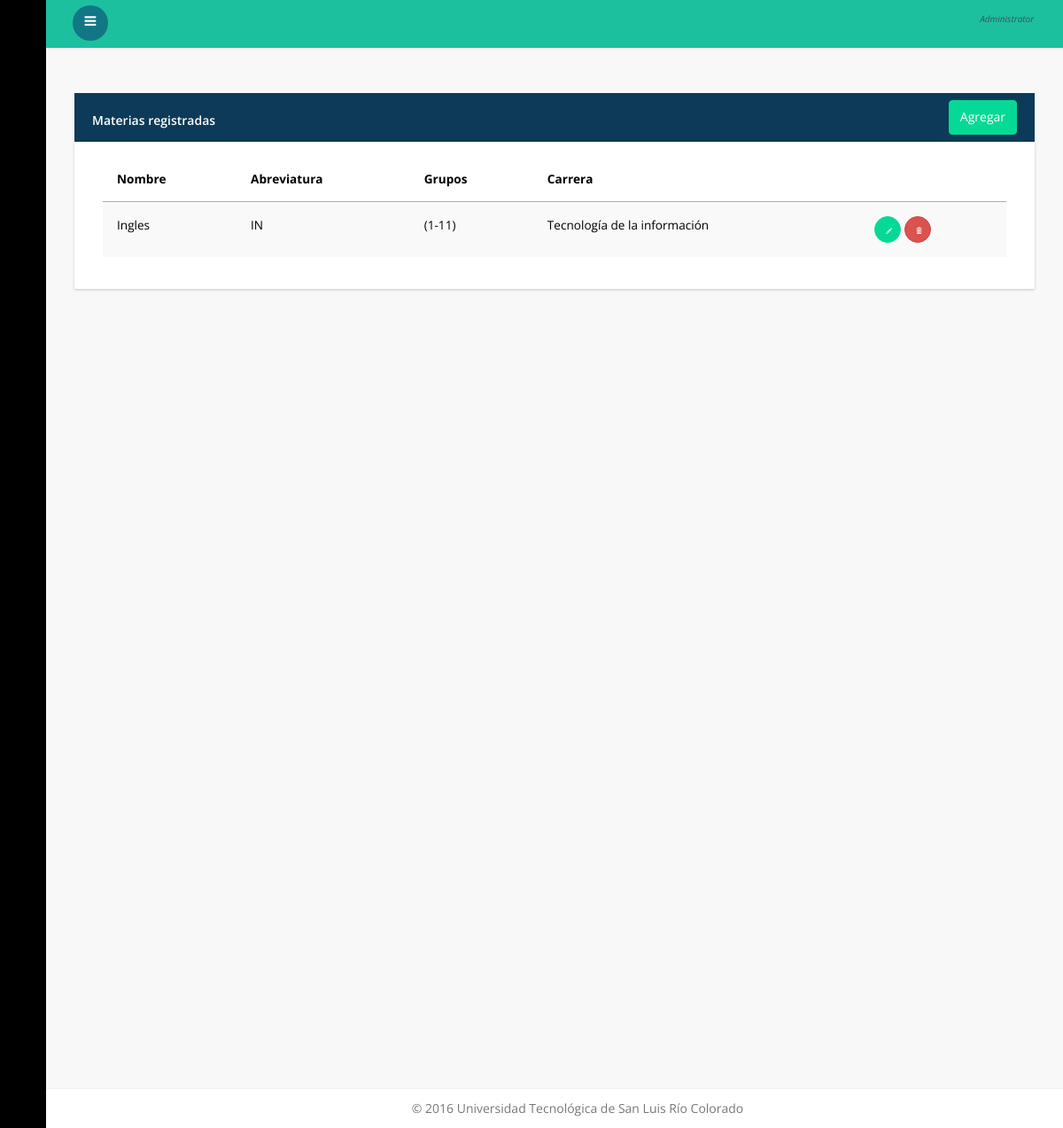
The app's page /materias/consultar, older data.
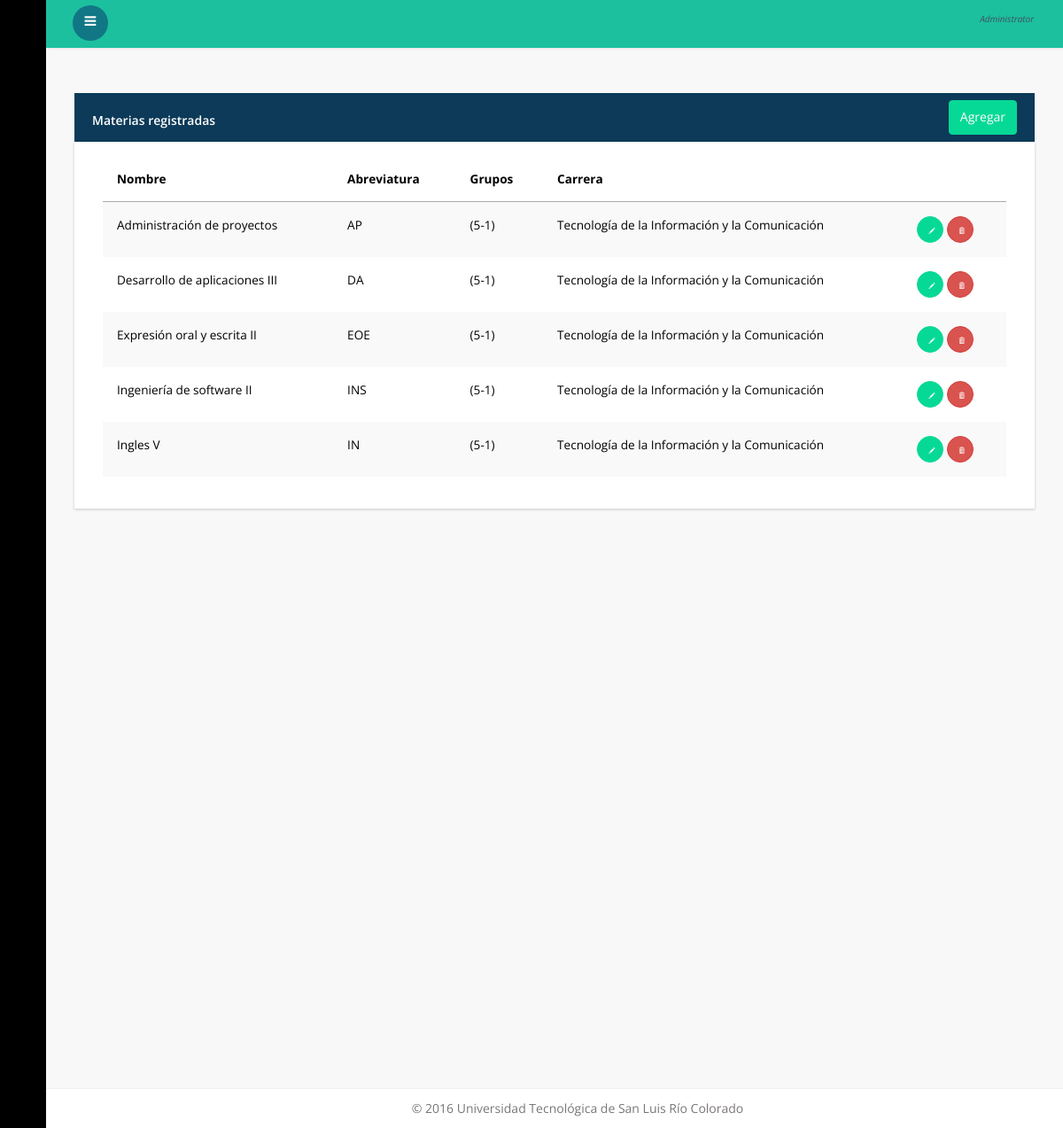
The same page, newer data.
### main/models.py (models this page shows, shortened)
class Materia(models.Model):
	Nombre = models.CharField(null=False, max_length=100)
	Abrev_materia = models.CharField("Abreviatura",null=True, max_length=10)
	Grupos = models.ManyToManyField(Grupo)
	Carrera = models.ForeignKey(Carrera,null=True)

class Grupo(models.Model):
	Grupo = models.CharField(null=True, max_length=100)
	Cuatrimestre = models.IntegerField(null=False,default=0)

class Carrera(models.Model):
	Nombre = models.CharField(null=False, max_length=100)
	Abrev_carrera = models.CharField("Abreviatura",null=False, max_length=10)

### main/views.py (the view)
# urls.py: url(r'^materias/consultar$', views.MateriaConsultar, name='materia_consultar'),
def MateriaConsultar(request):
    materias = models.Materia.objects.all().order_by('Nombre')
    return render(request, 'Administrativo/materias/consultar.html', {'materias' : materias})

### templates/administrativo/materias/consultar.html (shortened to what this page needs)
{% extends 'base_admin.html' %}
{% load bootstrap3 %}
{% block body %}
<div class="panel panel-ut" data-widget="{&quot;draggable&quot;: &quot;false&quot;}" data-widget-static="">
    <div class="panel-heading">
        Materias registradas
         <a href="{% url 'main:materia_alta' %}" style="margin-top: -13px" class="btn btn-warning warning_22 pull-right">Agregar</a>
    </div>
    <div class="panel-body no-padding" style="display: block;">
        <table class="table table-striped">
            <thead >
            <tr>
                <th>Nombre</th>
                <th>Abreviatura</th>
                <th>Grupos</th>
                <th>Carrera</th>
                <th></th>
            </tr>
            </thead>
            <tbody>
                {% for materia in materias %}
                    <tr>
                        <td>{{ materia.Nombre }} </td>
                        <td>{{ materia.Abrev_materia }} </td>
                        <td>
                            {% for grupo  in materia.Grupos.all %}
                                ({{grupo.Cuatrimestre}}-{{grupo.Grupo}})
                            {% endfor %}
                        </td>
                        <td>{{ materia.Carrera.Nombre }} </td>
                        <td>
                            <button type="button" class="btn btn-warning btn-circle" onclick="window.location='{% url 'main:materia_editar' id=materia.id %}'"><i class="glyphicon glyphicon-pencil"></i>
                            </button>
                            <button type="button" class="btn btn-danger btn-circle" class="alert btn btn-danger btn-circle" data-toggle="confirm" data-title="Desea eliminar materia?" onclick="{% url 'main:materia_eliminar' id=materia.id %}"><i class="glyphicon glyphicon-trash"></i></button>
                        </td>
                    </tr>
                      {% empty %}
                            <div class="alert alert-dismissible alert-warning">
                            <button type="button" class="close" data-dismiss="alert">×</button>
                            <h4>No hay Materias registradas aun!</h4>
                            <p>Para agregar una materia, por favor presione "Agregar"</p>
                            </div>
                {% endfor %}
            </tbody>
        </table>
    </div>
</div>
{% endblock %}

### templates/base_admin.html (shortened to what this page needs)
﻿{% load bootstrap3 %}
{% load staticfiles %}
<!DOCTYPE HTML>
<html>
<head>
<link href="{% static 'css/bootstrap.min.css' %}" rel='stylesheet' type='text/css' />
<link href="{% static 'css/style.css' %}" rel='stylesheet' type='text/css' />
<link href="{% static 'css/font-awesome.min.css' %}" rel="stylesheet"/>
<link rel="stylesheet" href="{% static 'css/icon-font.min.css' %}" type='text/css' />
<link href="{% static 'css/animate.css' %}" rel="stylesheet" type="text/css" media="all"/>
</head>
 <body class="sticky-header left-side-collapsed"  onload="initMap()">
    <section>
        <div class="left-side sticky-left-side">
            <div class="logo-icon text-center">
                <a href="{% url 'main:admin_main' %}"><i class="lnr lnr-home"></i></a>
            </div>
            <div class="left-side-inner">
                    <ul class="nav nav-pills nav-stacked custom-nav">
                        <li><a href="{% url 'main:admin_main' %}"><i class="lnr lnr-power-switch"></i><span>Dashboard</span></a></li>
                        <li><a href="{% url 'main:admin_consultar' %}" ><i class="lnr lnr-lock"></i><span>Administrador</span></a></li>
                        <li class="menu-list">
                        <a href="#"><i class="lnr lnr-cog"></i>
                            <span>Configuración</span></a>
                        </li>
                        <li><a href="#" ><i class="lnr lnr-chart-bars"></i><span>Reportes</span></a></li>
                        <li><a href="{% url 'main:carrera_consultar' %}" ><i class="lnr lnr-map"></i><span>Carreras</span></a></li>
                        <li><a href="{% url 'main:grupo_consultar' %}" ><i class="lnr lnr-users"></i><span>Grupos</span></a></li>
                        <li><a href="{% url 'main:materia_consultar' %}" ><i class="lnr lnr-book"></i><span>Materia</span></a></li>
                        <li><a href="{% url 'main:jefe_carrera_consultar' %}"><i class="lnr lnr-briefcase"></i><span>Jefes de carrera</span></a></li>
                        <li><a href="{% url 'main:maestro_consultar' %}" ><i class="lnr lnr-license"></i><span>Maestros</span></a></li>
                        <li><a href="{% url 'main:tutor_consultar' %}" ><i class="lnr lnr-star"></i><span>Tutores</span></a></li>
                        <li><a href="{% url 'main:alumno_consultar' %}" ><i class="lnr lnr-graduation-hat"></i><span>Alumnos</span></a></li>
                    </ul>
            </div>
        </div>
        <div class="main-content main-content2 main-content2copy">
            <div class="header-section">
            <a class="toggle-btn  menu-collapsed"><i class="fa fa-bars"></i></a>
            <div class="menu-right">
                <div class="user-panel-top">
                    <div class="profile_details">
                        <ul>
                            <li class="dropdown profile_details_drop">
                                <a href="#" class="dropdown-toggle" data-toggle="dropdown" aria-expanded="false">
                                    <div class="profile_img">
                                         <div class="user-name">
                                            <p>{{ user.username|capfirst}}<span> Administrator </span></p>
                                         </div>
                                         <i class="lnr lnr-chevron-down"></i>
                                        <div class="clearfix"></div>
                                    </div>
                                </a>
                            </li>
                            <div class="clearfix"> </div>
                        </ul>
                    </div>
                    <div class="clearfix"></div>
                </div>
            </div>
            </div>
        <div id="page-wrapper">
                <div class="row">
                   <div class="col-lg-12">
                            {% block body %}{% endblock %}
                    </div>
                </div>
        </div>
            <footer>
               <p>© 2016 Universidad Tecnológica de San Luis Río Colorado</p>
            </footer>
        </div>
    </section>
</body>
</html>

Row changes from the older to the newer data that the page shows:
added Materia: Nombre "Administración de proyectos", Abrev_materia "AP", Carrera.Nombre "Tecnología de la Información y la Comunicación", Grupo (Cuatrimestre "5", Grupo "1")
changed Grupo: Cuatrimestre "1" → "5"; Grupo "11" → "1"
added Materia: Nombre "Desarrollo de aplicaciones III", Abrev_materia "DA", Carrera.Nombre "Tecnología de la Información y la Comunicación", Grupo (Cuatrimestre "5", Grupo "1")
added Materia: Nombre "Expresión oral y escrita II", Abrev_materia "EOE", Carrera.Nombre "Tecnología de la Información y la Comunicación", Grupo (Cuatrimestre "5", Grupo "1")
changed Materia: Nombre "Ingles" → "Ingeniería de software II"; Abrev_materia "IN" → "INS"; Carrera.Nombre "Tecnología de la información" → "Tecnología de la Información y la Comunicación"
added Materia: Nombre "Ingles V", Abrev_materia "IN", Carrera.Nombre "Tecnología de la Información y la Comunicación", Grupo (Cuatrimestre "5", Grupo "1")
